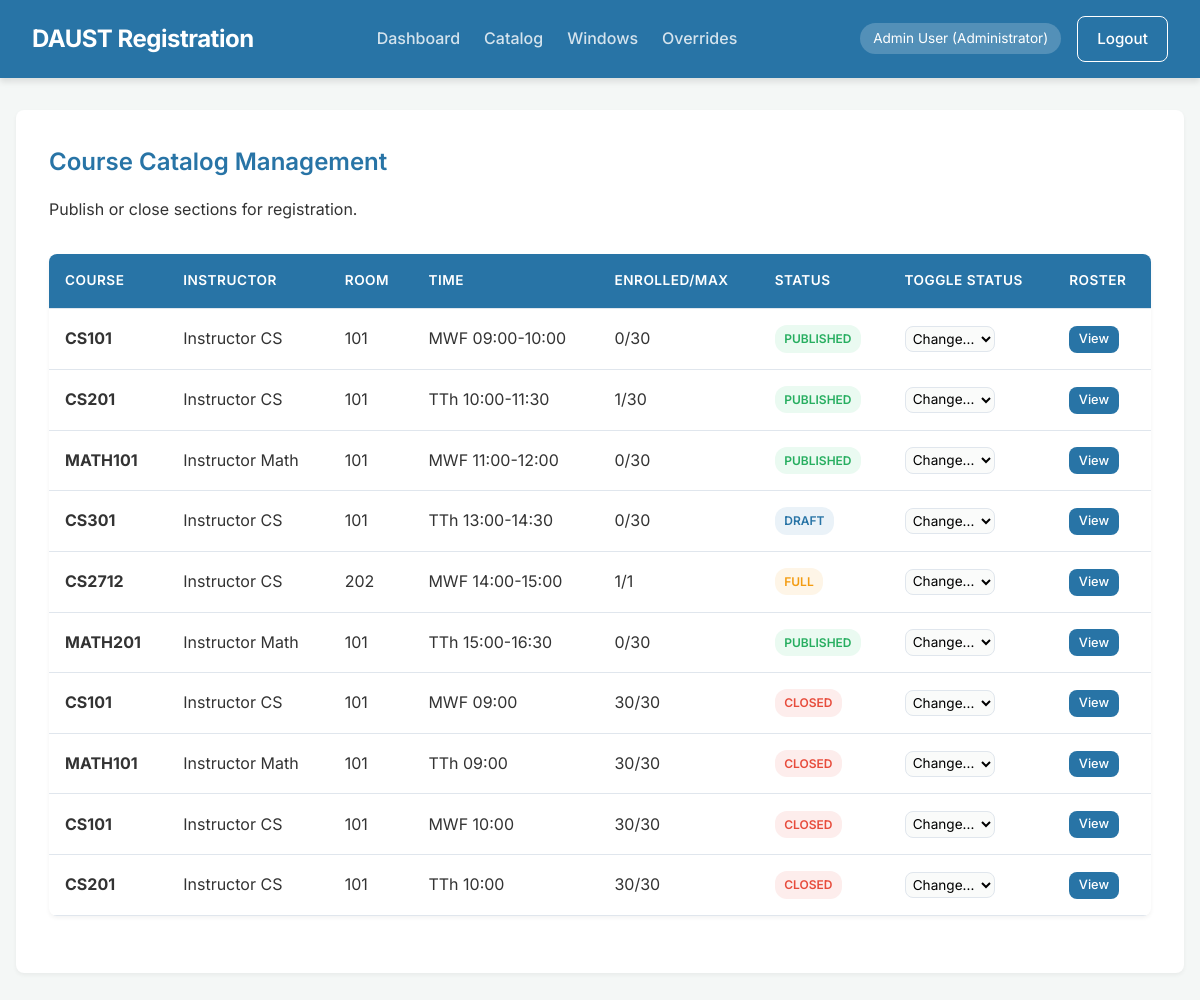
The page /admin/catalog (signed in) on the database its author committed.
### tables this page shows
CREATE TABLE Sections (
            sectionID TEXT PRIMARY KEY,
            courseID TEXT NOT NULL,
            termID TEXT NOT NULL,
            instructorID TEXT NOT NULL,
            roomID TEXT NOT NULL,
            timeSlot TEXT NOT NULL,
            maxCapacity INTEGER NOT NULL,
            currentEnrolled INTEGER NOT NULL DEFAULT 0,
            status TEXT NOT NULL DEFAULT 'Draft' CHECK(status IN ('Draft','Published','Full','Closed','Cancelled')),
            FOREIGN KEY (courseID) REFERENCES Courses(courseID),
            FOREIGN KEY (termID) REFERENCES AcademicTerms(termID),
            FOREIGN KEY (instructorID) REFERENCES Instructors(userID),
            FOREIGN KEY (roomID) REFERENCES Rooms(roomID)
        );

CREATE TABLE Courses (
            courseID TEXT PRIMARY KEY,
            deptID TEXT NOT NULL,
            courseCode TEXT NOT NULL UNIQUE,
            title TEXT NOT NULL,
            credits INTEGER NOT NULL,
            description TEXT,
            FOREIGN KEY (deptID) REFERENCES Departments(deptID)
        );

CREATE TABLE Users (
            userID TEXT PRIMARY KEY,
            name TEXT NOT NULL,
            email TEXT NOT NULL UNIQUE,
            password TEXT NOT NULL,
            role TEXT NOT NULL CHECK(role IN ('Student', 'Instructor', 'Administrator'))
        );

CREATE TABLE Rooms (
            roomID TEXT PRIMARY KEY,
            roomNumber TEXT NOT NULL,
            building TEXT NOT NULL,
            maxSeats INTEGER NOT NULL
        );

### app.py (the view, shortened to what this page needs)
@app.route('/admin/catalog', methods=['GET', 'POST'])
@login_required
@role_required('Administrator')
def admin_catalog():
    cursor = get_db()
    cursor.execute('''
        SELECT s.sectionID, c.courseCode, c.title, s.timeSlot, r.roomNumber, u.name as instructorName, s.currentEnrolled, s.maxCapacity, s.status
        FROM Sections s
        JOIN Courses c ON s.courseID = c.courseID
        JOIN Instructors i ON s.instructorID = i.userID
        JOIN Users u ON i.userID = u.userID
        JOIN Rooms r ON s.roomID = r.roomID
    ''')
    sections = cursor.fetchall()
    return render_template('admin/catalog.html', sections=sections)

### app.py (called while the page is built)
def get_db():
    return DatabaseConnection.get_instance().cursor()

def login_required(f):
    @wraps(f)
    def decorated_function(*args, **kwargs):
        if 'user_id' not in session:
            flash("Please log in to access this page.", "warning")
            return redirect(url_for('login'))
        return f(*args, **kwargs)
    return decorated_function

def role_required(role):
    def decorator(f):
        @wraps(f)
        def decorated_function(*args, **kwargs):
            if 'role' not in session or session['role'] != role:
                flash(f"Unauthorized access. You must be a {role} to view this page.", "error")
                return redirect(url_for('login'))
            return f(*args, **kwargs)
        return decorated_function
    return decorator

### database.py (called while the page is built)
    @classmethod
    def get_instance(cls):
        if cls._instance is None:
            db_path = os.path.join(os.path.dirname(__file__), 'registration.db')
            cls._instance = sqlite3.connect(db_path, check_same_thread=False)
            cls._instance.row_factory = sqlite3.Row
            cls._initialize_schema(cls._instance)
        return cls._instance

### templates/admin/catalog.html (shortened to what this page needs)
{% extends 'base.html' %}
{% block content %}
<div class="content-box">
    <h2>Course Catalog Management</h2>
    <p style="margin-bottom: 2rem;">Publish or close sections for registration.</p>
    <table>
        <thead>
            <tr>
                <th>Course</th>
                <th>Instructor</th>
                <th>Room</th>
                <th>Time</th>
                <th>Enrolled/Max</th>
                <th>Status</th>
                <th>Toggle Status</th>
                <th>Roster</th>
            </tr>
        </thead>
        <tbody>
            {% for sec in sections %}
            <tr>
                <td><strong>{{ sec.courseCode }}</strong></td>
                <td>{{ sec.instructorName }}</td>
                <td>{{ sec.roomNumber }}</td>
                <td>{{ sec.timeSlot }}</td>
                <td>{{ sec.currentEnrolled }}/{{ sec.maxCapacity }}</td>
                <td>
                    {% if sec.status == 'Published' %}
                        <span class="badge badge-green">Published</span>
                    {% elif sec.status == 'Draft' %}
                        <span class="badge badge-blue">Draft</span>
                    {% elif sec.status == 'Full' %}
                        <span class="badge badge-orange">Full</span>
                    {% else %}
                        <span class="badge badge-red">{{ sec.status }}</span>
                    {% endif %}
                </td>
                <td>
                    <form method="POST" action="{{ url_for('admin_catalog') }}" style="display:inline;">
                        <select name="new_status" onchange="this.form.submit()" style="padding: 0.2rem; font-size: 0.85rem; width: auto;">
                            <option value="" disabled selected>Change...</option>
                        </select>
                    </form>
                </td>
                <td>
                    <a href="{{ url_for('admin_roster', section_id=sec.sectionID) }}" class="btn btn-primary" style="padding: 0.2rem 0.6rem; font-size:0.8rem;">View</a>
                </td>
            </tr>
            {% else %}
            <tr><td colspan="8">No sections found.</td></tr>
            {% endfor %}
        </tbody>
    </table>
</div>
{% endblock %}

### static/style.css (style rules this page uses)
:root { --primary: #2874A6; --primary-dark: #1A5276; --primary-light: #5DADE2; --bg-color: #f4f7f6; --text-main: #333333; --text-muted: #666666; --white: #ffffff; --success: #27ae60; --success-bg: #eafaf1; --error: #e74c3c; --error-bg: #fdedec; --warning: #f39c12; --warning-bg: #fef5e7; --border: #e0e6ed; --shadow-sm: 0 2px 4px rgba(0,0,0,0.05); --shadow-md: 0 4px 6px rgba(0,0,0,0.1); --shadow-lg: 0 10px 15px rgba(0,0,0,0.1); --radius: 8px; --transition: all 0.3s ease; }
* { margin: 0; padding: 0; box-sizing: border-box; }
body { font-family: 'Inter', sans-serif; background-color: var(--bg-color); color: var(--text-main); line-height: 1.6; }
h1, h2, h3, h4, h5, h6 { color: var(--primary); margin-bottom: 1rem; font-weight: 600; }
a { color: var(--primary); text-decoration: none; transition: var(--transition); }
.content-box { background: var(--white); border-radius: var(--radius); padding: 2rem; box-shadow: var(--shadow-sm); border: 1px solid rgba(255,255,255,0.4); margin-bottom: 2rem; }
input[type="text"], input[type="email"], input[type="password"], input[type="date"], select, textarea { width: 100%; padding: 0.75rem 1rem; border: 1px solid var(--border); border-radius: var(--radius); font-family: inherit; font-size: 1rem; transition: var(--transition); background-color: #fafbfa; }
.btn { display: inline-block; padding: 0.6rem 1.2rem; border: none; border-radius: var(--radius); font-weight: 500; font-size: 0.95rem; cursor: pointer; transition: var(--transition); text-align: center; }
.btn-primary { background-color: var(--primary); color: var(--white); }
table { width: 100%; border-collapse: collapse; margin-bottom: 1.5rem; background: var(--white); border-radius: var(--radius); overflow: hidden; box-shadow: var(--shadow-sm); }
thead { background-color: var(--primary); color: var(--white); }
th, td { padding: 1rem; text-align: left; border-bottom: 1px solid var(--border); }
th { font-weight: 600; text-transform: uppercase; font-size: 0.85rem; letter-spacing: 0.5px; }
tbody tr { transition: var(--transition); }
.badge { display: inline-block; padding: 0.25rem 0.6rem; border-radius: 12px; font-size: 0.75rem; font-weight: 600; text-transform: uppercase; }
.badge-green { background: var(--success-bg); color: var(--success); }
.badge-red { background: var(--error-bg); color: var(--error); }
.badge-blue { background: #eaf2f8; color: var(--primary); }
.badge-orange { background: var(--warning-bg); color: var(--warning); }

### rows shown on the page
Sections: courseCode "CS101", instructorName "Instructor CS", roomNumber "101", timeSlot "MWF 09:00-10:00", currentEnrolled "0", maxCapacity "30", status "PUBLISHED"
Sections: courseCode "CS201", instructorName "Instructor CS", roomNumber "101", timeSlot "TTh 10:00-11:30", currentEnrolled "1", maxCapacity "30", status "PUBLISHED"
Sections: courseCode "MATH101", instructorName "Instructor Math", roomNumber "101", timeSlot "MWF 11:00-12:00", currentEnrolled "0", maxCapacity "30", status "PUBLISHED"
Sections: courseCode "CS301", instructorName "Instructor CS", roomNumber "101", timeSlot "TTh 13:00-14:30", currentEnrolled "0", maxCapacity "30", status "DRAFT"
Sections: courseCode "CS2712", instructorName "Instructor CS", roomNumber "202", timeSlot "MWF 14:00-15:00", currentEnrolled "1", maxCapacity "1", status "FULL"
Sections: courseCode "MATH201", instructorName "Instructor Math", roomNumber "101", timeSlot "TTh 15:00-16:30", currentEnrolled "0", maxCapacity "30", status "PUBLISHED"
Sections: courseCode "CS101", instructorName "Instructor CS", roomNumber "101", timeSlot "MWF 09:00", currentEnrolled "30", maxCapacity "30", status "CLOSED"
Sections: courseCode "MATH101", instructorName "Instructor Math", roomNumber "101", timeSlot "TTh 09:00", currentEnrolled "30", maxCapacity "30", status "CLOSED"
Sections: courseCode "CS101", instructorName "Instructor CS", roomNumber "101", timeSlot "MWF 10:00", currentEnrolled "30", maxCapacity "30", status "CLOSED"
Sections: courseCode "CS201", instructorName "Instructor CS", roomNumber "101", timeSlot "TTh 10:00", currentEnrolled "30", maxCapacity "30", status "CLOSED"

### other values the page prints
{{ session.get('name') }} "Admin User"
{{ session.get('role') }} "Administrator"
